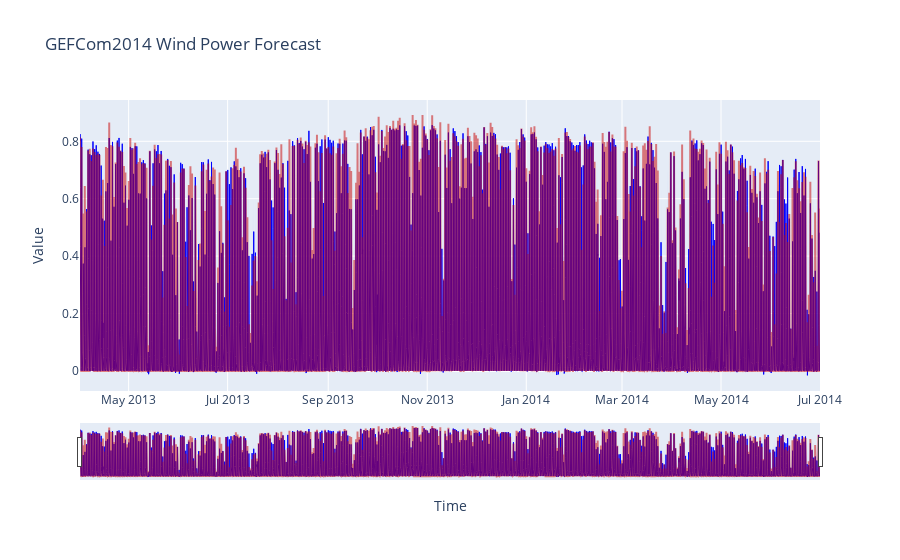

The notebook cell this image was saved under:
### Code cell
df_predictions = pd.concat(predictions)
env.plot_forecasts(training_target, df_predictions, site="Site1")

### Figure 1 — Plotly figure (JSON) as saved in the notebook; plotly's stock layout.template omitted (floating-point values rounded to 4 significant figures; data arrays with more than 128 entries replaced by an {"elided": "..."} marker saying what was removed)
{"data": [{"hoverinfo": "skip", "line": {"color": "rgb(0, 0, 255)", "width": 0}, "mode": "lines", "name": "quantile_90", "showlegend": false, "type": "scatter", "x": {"elided": "10944 str values"}, "y": {"elided": "10944 float values"}}, {"fill": "tonexty", "fillcolor": "rgba(0, 0, 255, 0.1)", "hoverinfo": "skip", "line": {"width": 0}, "mode": "lines", "name": "quantile_10", "showlegend": false, "type": "scatter", "x": {"elided": "10944 str values"}, "y": {"elided": "10944 float values"}}, {"line": {"color": "blue", "width": 1}, "mode": "lines", "name": "Median", "showlegend": false, "type": "scatter", "x": {"elided": "10944 str values"}, "y": {"elided": "10944 float values"}}, {"line": {"color": "rgba(200, 0, 0, 0.5)", "width": 2}, "mode": "lines", "name": "Power", "showlegend": false, "type": "scatter", "x": {"elided": "10944 str values"}, "y": {"elided": "10944 float values"}}], "layout": {"hovermode": "x", "title": {"text": "GEFCom2014 Wind Power Forecast"}, "xaxis": {"rangeslider": {"visible": true}, "title": {"text": "Time"}, "type": "date"}, "yaxis": {"title": {"text": "Value"}}}}
